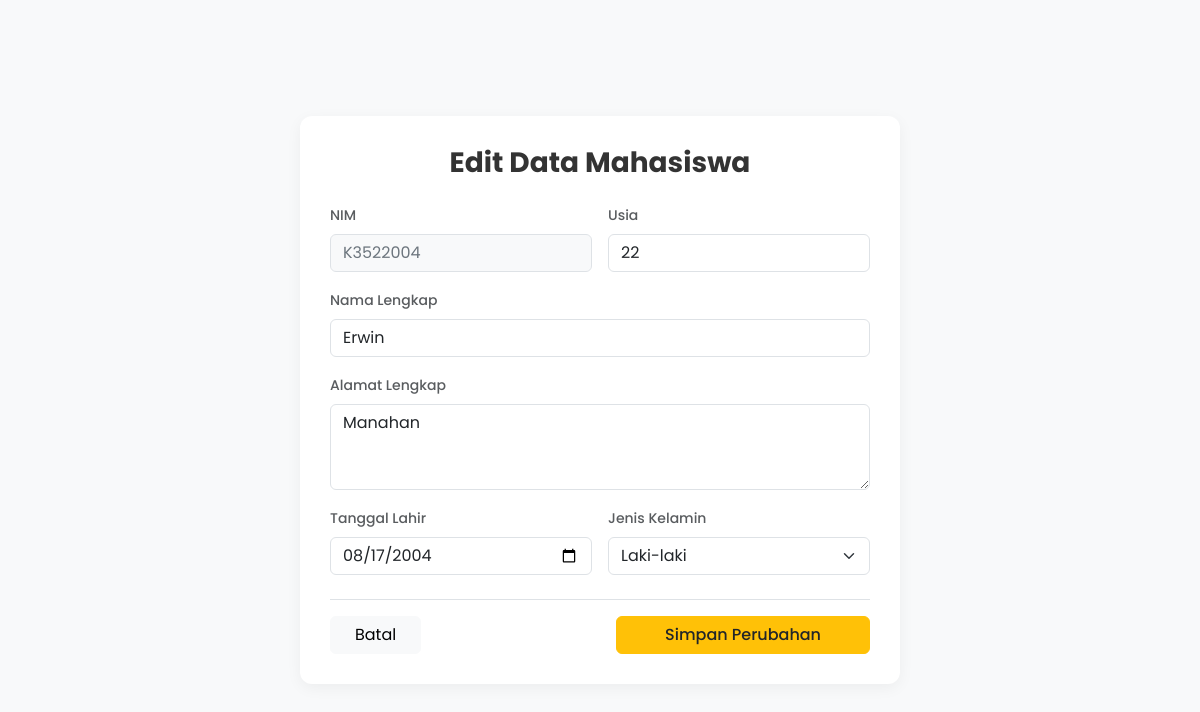
Page /php/edit.php?id=6 on the committed database.
### tables this page shows
CREATE TABLE `mahasiswa` (
  `id` int(100) NOT NULL,
  `nim` varchar(100) NOT NULL,
  `nama` varchar(100) NOT NULL,
  `alamat` varchar(100) NOT NULL,
  `tanggal_lahir` varchar(100) NOT NULL,
  `gender` varchar(100) NOT NULL,
  `usia` int(50) NOT NULL
);

### php/edit.php (the view, shortened to what this page needs)
<?php
include '../config/koneksi.php';
$id = $_GET['id'];
$query = mysqli_query($koneksi, "SELECT * FROM mahasiswa WHERE id='$id'");
$data = mysqli_fetch_assoc($query);
?>
<!DOCTYPE html>
<html lang="id">
<head>
    <link href="https://cdn.jsdelivr.net/npm/bootstrap@5.3.0/dist/css/bootstrap.min.css" rel="stylesheet">
    <link rel="stylesheet" href="../assets/css/style.css">
</head>
<body class="bg-light align-items-center d-flex min-vh-100 py-5">
    <div class="container">
        <div class="form-container">
            <h3 class="fw-bold text-center mb-4">Edit Data Mahasiswa</h3>
            <form method="POST" action="">
                <div class="row g-3">
                    <div class="col-md-6">
                        <label class="form-label fw-medium text-muted small">NIM</label>
                        <input type="text" name="nim" class="form-control bg-light text-secondary" value="<?= $data['nim'] ?>" readonly>
                    </div>
                    <div class="col-md-6">
                        <label class="form-label fw-medium text-muted small">Usia</label>
                        <input type="number" name="usia" class="form-control" value="<?= $data['usia'] ?>" required>
                    </div>
                    <div class="col-12">
                        <label class="form-label fw-medium text-muted small">Nama Lengkap</label>
                        <input type="text" name="nama" class="form-control" value="<?= $data['nama'] ?>" required>
                    </div>
                    <div class="col-12">
                        <label class="form-label fw-medium text-muted small">Alamat Lengkap</label>
                        <textarea name="alamat" class="form-control" rows="3" required><?= $data['alamat'] ?></textarea>
                    </div>
                    <div class="col-md-6">
                        <label class="form-label fw-medium text-muted small">Tanggal Lahir</label>
                        <input type="date" name="tanggal_lahir" class="form-control" value="<?= $data['tanggal_lahir'] ?>" required>
                    </div>
                    <div class="col-md-6">
                        <label class="form-label fw-medium text-muted small">Jenis Kelamin</label>
                        <select name="gender" class="form-select" required>
                            <option value="Laki-laki" <?= ($data['gender'] == 'Laki-laki') ? 'selected' : '' ?>>Laki-laki</option>
                        </select>
                    </div>
                </div>
                <div class="d-flex justify-content-between mt-4 pt-3 border-top">
                    <a href="../pages/admin.php" class="btn btn-light px-4">Batal</a>
                    <button type="submit" name="update" class="btn btn-warning px-5 fw-medium text-dark">Simpan Perubahan</button>
                </div>
            </form>
        </div>
    </div>
</body>
</html>

### assets/css/style.css (style rules this page uses)
body { font-family: 'Poppins', sans-serif; background-color: #f4f7f6; color: #333; }
.form-container { max-width: 600px; margin: 0 auto; background: #fff; padding: 30px; border-radius: 12px; box-shadow: 0 4px 15px rgba(0, 0, 0, 0.05); }

### rows in the picture
mahasiswa: nim "K3522004", usia "22", nama "Erwin", alamat "Manahan", tanggal_lahir "08/17/2004", gender "Laki-laki"
